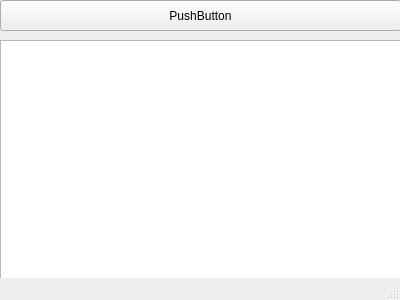
<?xml version="1.0" encoding="UTF-8"?>
<ui version="4.0">
 <class>MainWindow</class>
 <widget class="QMainWindow" name="MainWindow">
  <property name="geometry">
   <rect>
    <x>0</x>
    <y>0</y>
    <width>400</width>
    <height>300</height>
   </rect>
  </property>
  <property name="windowTitle">
   <string>MainWindow</string>
  </property>
  <widget class="QWidget" name="centralwidget">
   <widget class="QPushButton" name="newcircleButton">
    <property name="geometry">
     <rect>
      <x>0</x>
      <y>0</y>
      <width>401</width>
      <height>31</height>
     </rect>
    </property>
    <property name="text">
     <string>PushButton</string>
    </property>
   </widget>
   <widget class="QGraphicsView" name="view">
    <property name="geometry">
     <rect>
      <x>0</x>
      <y>40</y>
      <width>401</width>
      <height>241</height>
     </rect>
    </property>
   </widget>
  </widget>
  <widget class="QStatusBar" name="statusbar"/>
 </widget>
 <resources/>
 <connections/>
</ui>
